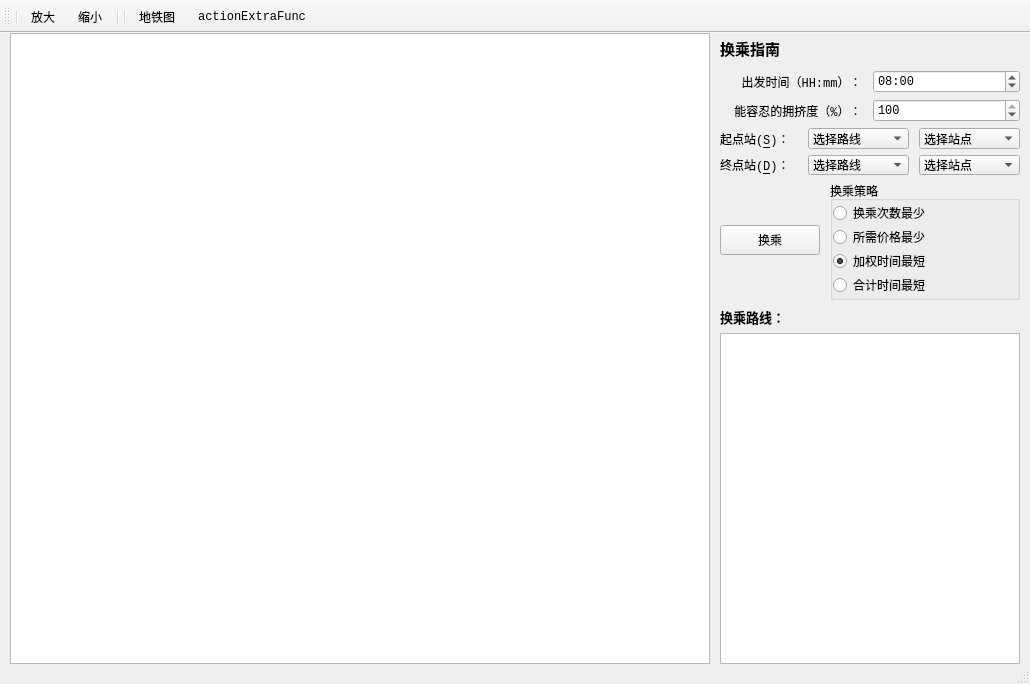
<?xml version="1.0" encoding="UTF-8"?>
<ui version="4.0">
 <class>MainWindow</class>
 <widget class="QMainWindow" name="MainWindow">
  <property name="enabled">
   <bool>true</bool>
  </property>
  <property name="geometry">
   <rect>
    <x>0</x>
    <y>0</y>
    <width>1030</width>
    <height>684</height>
   </rect>
  </property>
  <property name="minimumSize">
   <size>
    <width>1030</width>
    <height>680</height>
   </size>
  </property>
  <property name="font">
   <font>
    <family>Consolas</family>
   </font>
  </property>
  <property name="windowTitle">
   <string>地铁换乘指南</string>
  </property>
  <property name="windowIcon">
   <iconset resource="resource.qrc">
    <normaloff>:/icon/icon/metro-wuhan.png</normaloff>:/icon/icon/metro-wuhan.png</iconset>
  </property>
  <property name="iconSize">
   <size>
    <width>24</width>
    <height>24</height>
   </size>
  </property>
  <widget class="QWidget" name="centralWidget">
   <property name="minimumSize">
    <size>
     <width>1030</width>
     <height>600</height>
    </size>
   </property>
   <layout class="QHBoxLayout" name="horizontalLayout" stretch="11,0">
    <property name="spacing">
     <number>10</number>
    </property>
    <property name="leftMargin">
     <number>10</number>
    </property>
    <property name="topMargin">
     <number>0</number>
    </property>
    <property name="rightMargin">
     <number>10</number>
    </property>
    <property name="bottomMargin">
     <number>0</number>
    </property>
    <item>
     <widget class="QGraphicsView" name="graphicsView">
      <property name="minimumSize">
       <size>
        <width>700</width>
        <height>580</height>
       </size>
      </property>
     </widget>
    </item>
    <item>
     <layout class="QVBoxLayout" name="verticalLayout_2" stretch="3,0,0,2,2,0,2,32">
      <property name="spacing">
       <number>6</number>
      </property>
      <item>
       <widget class="QLabel" name="labelTransfer">
        <property name="minimumSize">
         <size>
          <width>280</width>
          <height>30</height>
         </size>
        </property>
        <property name="font">
         <font>
          <family>Consolas</family>
          <pointsize>11</pointsize>
          <weight>75</weight>
          <bold>true</bold>
         </font>
        </property>
        <property name="text">
         <string>换乘指南</string>
        </property>
       </widget>
      </item>
      <item>
       <layout class="QHBoxLayout" name="horizontalLayout_2">
        <item>
         <widget class="QLabel" name="label">
          <property name="text">
           <string>   出发时间（HH:mm）：</string>
          </property>
         </widget>
        </item>
        <item>
         <widget class="QTimeEdit" name="starttime">
          <property name="displayFormat">
           <string>HH:mm</string>
          </property>
          <property name="time">
           <time>
            <hour>8</hour>
            <minute>0</minute>
            <second>0</second>
           </time>
          </property>
         </widget>
        </item>
       </layout>
      </item>
      <item>
       <layout class="QHBoxLayout" name="horizontalLayout_3">
        <item>
         <widget class="QLabel" name="label_2">
          <property name="text">
           <string>  能容忍的拥挤度（%）：</string>
          </property>
         </widget>
        </item>
        <item>
         <widget class="QSpinBox" name="tolerance">
          <property name="minimumSize">
           <size>
            <width>3</width>
            <height>3</height>
           </size>
          </property>
          <property name="suffix">
           <string comment="%"/>
          </property>
          <property name="prefix">
           <string/>
          </property>
          <property name="maximum">
           <number>100</number>
          </property>
          <property name="value">
           <number>100</number>
          </property>
         </widget>
        </item>
       </layout>
      </item>
      <item>
       <layout class="QHBoxLayout" name="horizontalLayout4" stretch="7,9,9">
        <property name="spacing">
         <number>10</number>
        </property>
        <item>
         <widget class="QLabel" name="labelStart">
          <property name="minimumSize">
           <size>
            <width>70</width>
            <height>20</height>
           </size>
          </property>
          <property name="font">
           <font>
            <family>Consolas</family>
           </font>
          </property>
          <property name="text">
           <string>起点站(&amp;S)：</string>
          </property>
          <property name="buddy">
           <cstring>comboBoxStartLine</cstring>
          </property>
         </widget>
        </item>
        <item>
         <widget class="QComboBox" name="comboBoxStartLine">
          <property name="minimumSize">
           <size>
            <width>90</width>
            <height>20</height>
           </size>
          </property>
          <property name="font">
           <font>
            <family>Consolas</family>
           </font>
          </property>
          <item>
           <property name="text">
            <string>选择路线</string>
           </property>
          </item>
         </widget>
        </item>
        <item>
         <widget class="QComboBox" name="comboBoxStartStation">
          <property name="minimumSize">
           <size>
            <width>90</width>
            <height>20</height>
           </size>
          </property>
          <property name="font">
           <font>
            <family>Consolas</family>
           </font>
          </property>
          <item>
           <property name="text">
            <string>选择站点</string>
           </property>
          </item>
         </widget>
        </item>
       </layout>
      </item>
      <item>
       <layout class="QHBoxLayout" name="horizontalLayout5" stretch="7,9,9">
        <property name="spacing">
         <number>10</number>
        </property>
        <item>
         <widget class="QLabel" name="labelDestination">
          <property name="minimumSize">
           <size>
            <width>70</width>
            <height>20</height>
           </size>
          </property>
          <property name="font">
           <font>
            <family>Consolas</family>
           </font>
          </property>
          <property name="text">
           <string>终点站(&amp;D)：</string>
          </property>
          <property name="buddy">
           <cstring>comboBoxDstLine</cstring>
          </property>
         </widget>
        </item>
        <item>
         <widget class="QComboBox" name="comboBoxDstLine">
          <property name="minimumSize">
           <size>
            <width>90</width>
            <height>20</height>
           </size>
          </property>
          <property name="font">
           <font>
            <family>Consolas</family>
           </font>
          </property>
          <item>
           <property name="text">
            <string>选择路线</string>
           </property>
          </item>
         </widget>
        </item>
        <item>
         <widget class="QComboBox" name="comboBoxDstStation">
          <property name="minimumSize">
           <size>
            <width>90</width>
            <height>20</height>
           </size>
          </property>
          <property name="font">
           <font>
            <family>Consolas</family>
           </font>
          </property>
          <item>
           <property name="text">
            <string>选择站点</string>
           </property>
          </item>
         </widget>
        </item>
       </layout>
      </item>
      <item>
       <layout class="QHBoxLayout" name="horizontalLayout6" stretch="0,0">
        <property name="spacing">
         <number>10</number>
        </property>
        <item>
         <widget class="QPushButton" name="pushButtonTransfer">
          <property name="minimumSize">
           <size>
            <width>70</width>
            <height>30</height>
           </size>
          </property>
          <property name="font">
           <font>
            <family>Consolas</family>
           </font>
          </property>
          <property name="text">
           <string>换乘</string>
          </property>
         </widget>
        </item>
        <item>
         <widget class="QGroupBox" name="groupBox">
          <property name="minimumSize">
           <size>
            <width>190</width>
            <height>30</height>
           </size>
          </property>
          <property name="title">
           <string>换乘策略</string>
          </property>
          <layout class="QVBoxLayout" name="verticalLayout" stretch="0,0,0,0">
           <property name="spacing">
            <number>0</number>
           </property>
           <property name="leftMargin">
            <number>0</number>
           </property>
           <property name="topMargin">
            <number>0</number>
           </property>
           <property name="rightMargin">
            <number>0</number>
           </property>
           <property name="bottomMargin">
            <number>0</number>
           </property>
           <item>
            <widget class="QRadioButton" name="radioButtonMinTransfer">
             <property name="minimumSize">
              <size>
               <width>50</width>
               <height>15</height>
              </size>
             </property>
             <property name="font">
              <font>
               <family>Consolas</family>
              </font>
             </property>
             <property name="text">
              <string>换乘次数最少</string>
             </property>
            </widget>
           </item>
           <item>
            <widget class="QRadioButton" name="radioButtonMinPrice">
             <property name="minimumSize">
              <size>
               <width>50</width>
               <height>15</height>
              </size>
             </property>
             <property name="text">
              <string>所需价格最少</string>
             </property>
            </widget>
           </item>
           <item>
            <widget class="QRadioButton" name="radioButtonMinTime">
             <property name="minimumSize">
              <size>
               <width>50</width>
               <height>15</height>
              </size>
             </property>
             <property name="font">
              <font>
               <family>Consolas</family>
              </font>
             </property>
             <property name="text">
              <string>加权时间最短</string>
             </property>
             <property name="checked">
              <bool>true</bool>
             </property>
            </widget>
           </item>
           <item>
            <widget class="QRadioButton" name="radioButton">
             <property name="text">
              <string>合计时间最短</string>
             </property>
            </widget>
           </item>
          </layout>
         </widget>
        </item>
       </layout>
      </item>
      <item>
       <widget class="QLabel" name="labelTransferRoute">
        <property name="minimumSize">
         <size>
          <width>280</width>
          <height>20</height>
         </size>
        </property>
        <property name="font">
         <font>
          <family>Consolas</family>
          <pointsize>10</pointsize>
          <weight>75</weight>
          <bold>true</bold>
         </font>
        </property>
        <property name="text">
         <string>换乘路线：</string>
        </property>
       </widget>
      </item>
      <item>
       <widget class="QTextBrowser" name="textBrowserRoute">
        <property name="minimumSize">
         <size>
          <width>300</width>
          <height>300</height>
         </size>
        </property>
        <property name="font">
         <font>
          <family>Consolas</family>
         </font>
        </property>
        <property name="lineWidth">
         <number>6</number>
        </property>
       </widget>
      </item>
     </layout>
    </item>
   </layout>
  </widget>
  <widget class="QToolBar" name="mainToolBar">
   <property name="minimumSize">
    <size>
     <width>0</width>
     <height>0</height>
    </size>
   </property>
   <property name="iconSize">
    <size>
     <width>24</width>
     <height>24</height>
    </size>
   </property>
   <property name="toolButtonStyle">
    <enum>Qt::ToolButtonIconOnly</enum>
   </property>
   <attribute name="toolBarArea">
    <enum>TopToolBarArea</enum>
   </attribute>
   <attribute name="toolBarBreak">
    <bool>false</bool>
   </attribute>
   <addaction name="separator"/>
   <addaction name="toolEnlarge"/>
   <addaction name="toolShrink"/>
   <addaction name="separator"/>
   <addaction name="separator"/>
   <addaction name="actionLineMap"/>
   <addaction name="actionExtraFunc"/>
  </widget>
  <widget class="QStatusBar" name="statusBar">
   <property name="minimumSize">
    <size>
     <width>0</width>
     <height>20</height>
    </size>
   </property>
  </widget>
  <action name="toolEnlarge">
   <property name="icon">
    <iconset resource="resource.qrc">
     <normaloff>:/icon/icon/enlarge.png</normaloff>:/icon/icon/enlarge.png</iconset>
   </property>
   <property name="text">
    <string>放大</string>
   </property>
   <property name="toolTip">
    <string>点击放大</string>
   </property>
   <property name="font">
    <font>
     <family>Consolas</family>
    </font>
   </property>
   <property name="shortcut">
    <string>Ctrl+L</string>
   </property>
  </action>
  <action name="toolShrink">
   <property name="icon">
    <iconset resource="resource.qrc">
     <normaloff>:/icon/icon/shrink.png</normaloff>:/icon/icon/shrink.png</iconset>
   </property>
   <property name="text">
    <string>缩小</string>
   </property>
   <property name="toolTip">
    <string>点击缩小</string>
   </property>
   <property name="font">
    <font>
     <family>Consolas</family>
    </font>
   </property>
   <property name="shortcut">
    <string>Ctrl+S</string>
   </property>
  </action>
  <action name="actionsetcrowd">
   <property name="icon">
    <iconset resource="resource.qrc">
     <normaloff>:/icon/icon/add.png</normaloff>:/icon/icon/add.png</iconset>
   </property>
   <property name="text">
    <string>setcrowd</string>
   </property>
   <property name="toolTip">
    <string>setcrowd</string>
   </property>
  </action>
  <action name="actionLineMap">
   <property name="icon">
    <iconset resource="resource.qrc">
     <normaloff>:/icon/icon/map.png</normaloff>:/icon/icon/map.png</iconset>
   </property>
   <property name="text">
    <string>地铁图</string>
   </property>
   <property name="toolTip">
    <string>地铁网络线路图</string>
   </property>
   <property name="font">
    <font>
     <family>Consolas</family>
    </font>
   </property>
   <property name="shortcut">
    <string>Ctrl+M</string>
   </property>
  </action>
  <action name="actionExtraFunc">
   <property name="icon">
    <iconset resource="resource.qrc">
     <normaloff>:/icon/icon/add.png</normaloff>:/icon/icon/add.png</iconset>
   </property>
   <property name="text">
    <string>actionExtraFunc</string>
   </property>
   <property name="toolTip">
    <string>actionExtraFunc</string>
   </property>
  </action>
 </widget>
 <layoutdefault spacing="6" margin="11"/>
 <resources>
  <include location="resource.qrc"/>
 </resources>
 <connections/>
</ui>
